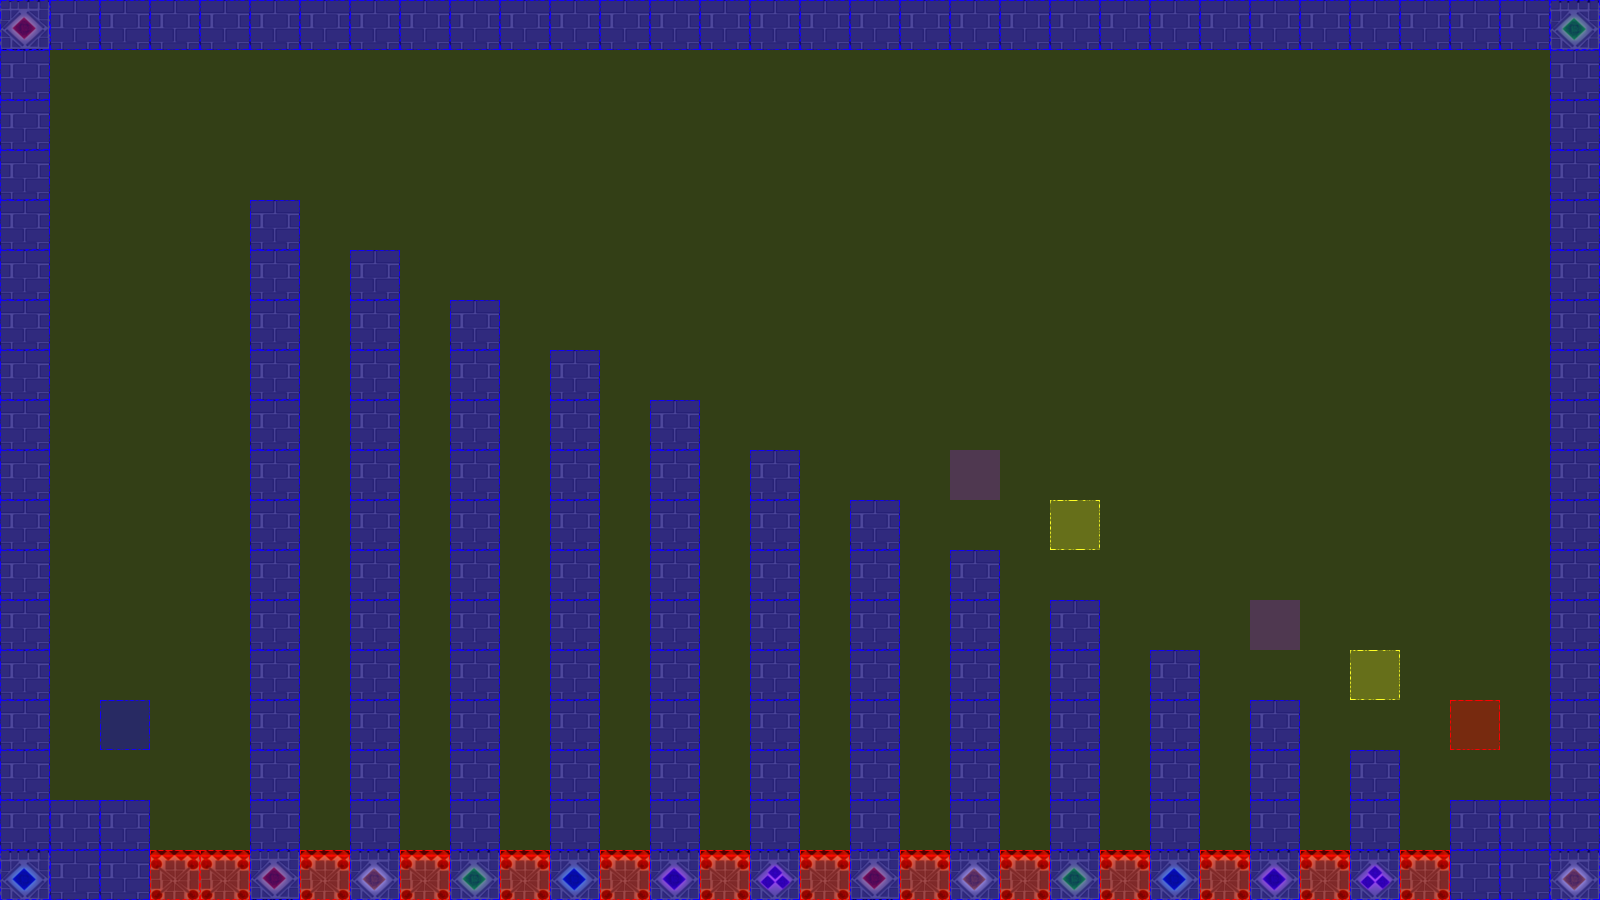

Below is a game level as drawn by its tile map, then a one-line description and the .tmx that defines it (tile-layer data replaced by summaries):
An orthogonal 32x18 tile map with 50x50 px tiles, 3 tile layers (terrain, collision, event), 2 tilesets.

<map version="1.0" orientation="orthogonal" renderorder="left-up" width="32" height="18" tilewidth="50" tileheight="50" nextobjectid="3">
 <tileset firstgid="1" name="castleTile" tilewidth="50" tileheight="50" tilecount="36" columns="6">
  <image source="tiles/castleTile.png" width="300" height="300" />
 </tileset>
 <tileset firstgid="37" name="collisionTile" tilewidth="50" tileheight="50" tilecount="12" columns="3">
  <image source="tiles/collisionTile.png" width="150" height="200" />
 </tileset>
 <layer name="terrain" width="32" height="18">
  <data>[576 cells, 190 non-empty, 8 distinct tile ids]</data>
 </layer>
 <layer name="collision" width="32" height="18">
  <data>[576 cells, 576 non-empty, 3 distinct tile ids]</data>
 </layer>
 <layer name="event" width="32" height="18">
  <data>[576 cells, 6 non-empty, 4 distinct tile ids]</data>
 </layer>
</map>
